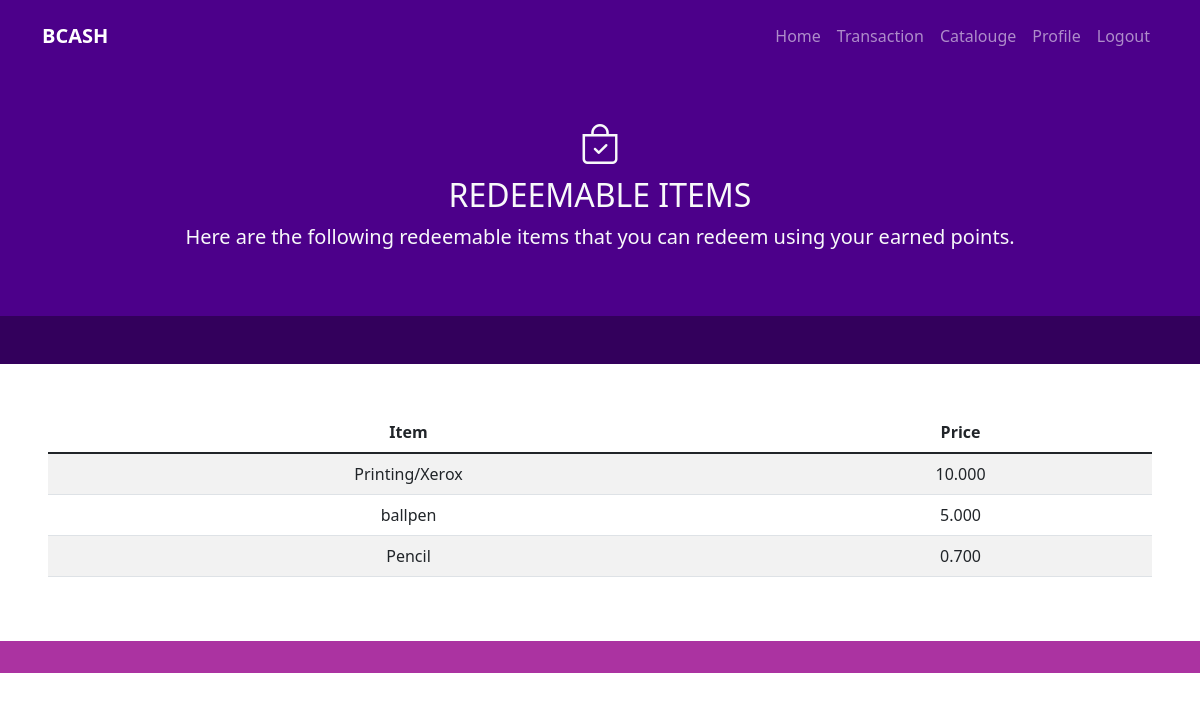
Before: /catalouge.php with the older database file.
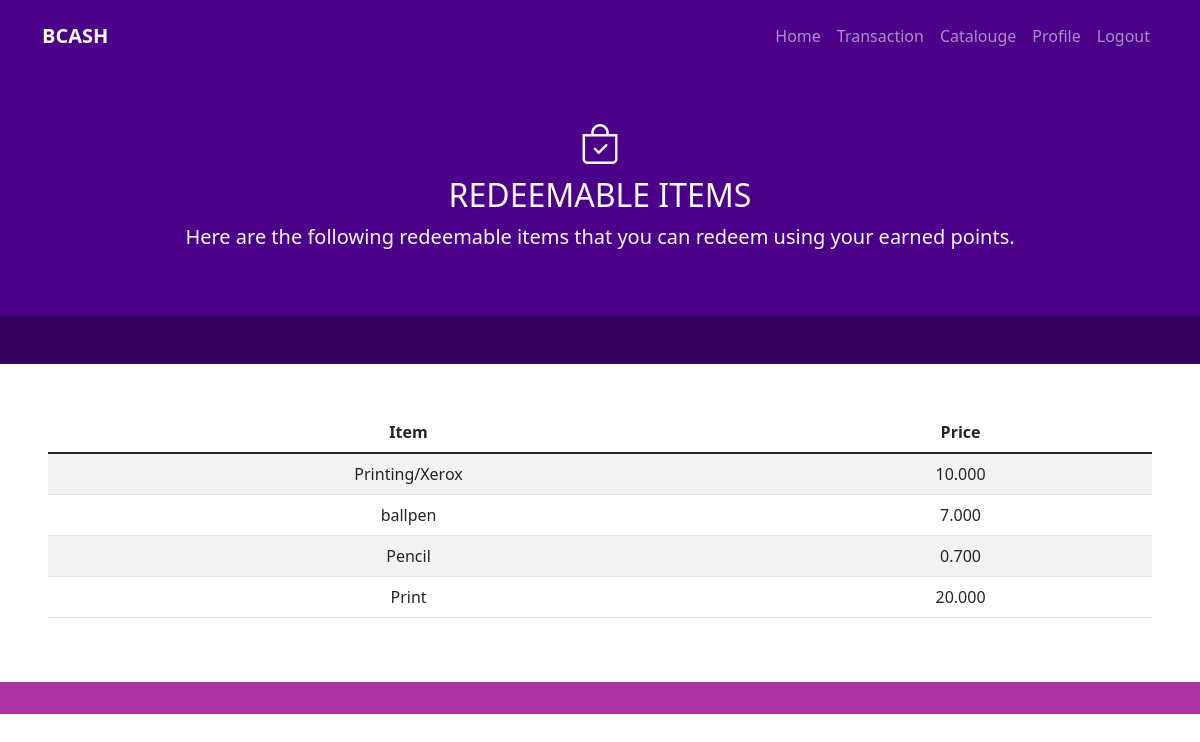
After: the same page with the newer database file.
### tables this page shows
CREATE TABLE `shop_items` (
  `item_id` int(11) NOT NULL,
  `item_name` varchar(50) NOT NULL,
  `item_price` decimal(50,3) NOT NULL,
  `item_stock` int(11) NOT NULL,
  `item_img` varchar(50) NOT NULL
);

### mydb.php (called while the page is built, shortened)
<?php
class myDb {
    private $link;
    function __construct(){
        $this->host = "localhost";
        $this->username = "root";
        $this->password = "";
        $this->database = "bcash";
        $this->link = mysqli_connect($this->host, $this->username, $this->password, $this->database);
    }
    public function get_Shop_items(){
        $records = array();
        $sql = $this->link->prepare("SELECT * FROM shop_items");
        $sql->execute();
        $result = $sql->get_result();
        if($result->num_rows > 0){
            while($row = $result->fetch_assoc()){
                $records[] = [
                    'item_id' => $row['item_id'],
                    'item_name' => $row['item_name'],
                    'item_price' => $row['item_price'],
                    'item_stock' => $row['item_stock'],
                    'item_img' => $row['item_img']
                ];
            }
        }
        else{
            $records = null;
        }
        return $records;
    }
}

### catalouge.php (the view, shortened to what this page needs)
<?php
    require "mydb.php";
    $mydb = new myDb;
?>
<!doctype html>
<html lang="en">
  <head>
    <link href="sass/main.css" rel="stylesheet">
    <link rel="stylesheet" href="https://cdn.jsdelivr.net/npm/bootstrap-icons@1.3.0/font/bootstrap-icons.css">
    <link rel="stylesheet" type="text/css" href="css/style.css">
  </head>
  <body>
    <?php
        include 'nav_user.php';
    ?>
    <section class="bg-primary text-light p-5 text-center">
        <div class="container">
            <div class="align-items-center">
                <div>
                    <div class="h1">
                        <i class="bi bi-bag-check"></i>
                    </div>
                    <h2>REDEEMABLE ITEMS</h2>
                    <p class="lead">
                        Here are the following redeemable items that you can redeem using your earned points.
                    </p>
                </div>
            </div>
        </div>
    </section>
    <section class="bg-dark p-4"></section>
    <section class="p-5">
        <div class="container">
            <div class="row text-center g-4">
                <table class="table table-striped">
                    <thead>
                        <tr>
                            <th scope="col">Item</th>
                            <th scope="col">Price</th>
                        </tr>
                    </thead>
                    <tbody>
                        <?php
                            $shop_records = $mydb->get_Shop_items();
                            if(isset($shop_records)){
                                foreach($shop_records as $rows){
                                    $item_name = $rows['item_name'];
                                    $item_price = $rows['item_price'];
                                    echo '<tr>';
                                    echo '<td>'.$item_name.'</td>';
                                    echo '<td>'.$item_price.'</td>';
                                    echo '</tr>';
                                }
                            }
                            else{
                                echo '<tr>';
                                echo '<td colspan="2">There are no items available to the shop yet.</td>';
                                echo '</tr>';
                            }
                        ?>
                    </tbody>
                </table>
            </div>
        </div>
    </section>
    <section class="bg-secondary p-3"></section>
  </body>
</html>

Changed rows visible on the page:
changed shop_items "ballpen": item_price "5.000" → "7.000"
added shop_items: item_name "Print", item_price "20.000"
